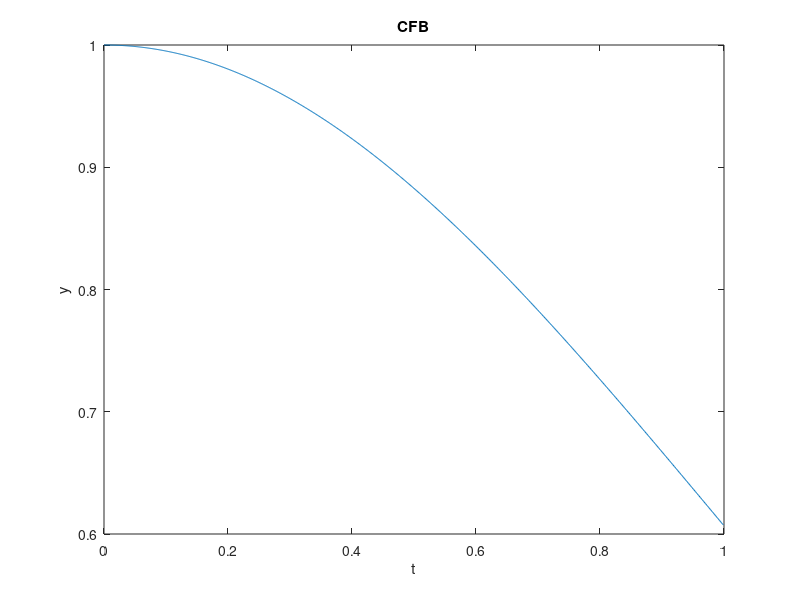

Write MATLAB code to recreate this figure.
clear all;
nn=1000;
h=0.001;
x(1)=1;
t(1)=0;
for n=1:nn-1
	fn=-x(n)*t(n);
	x(n+1)=x(n)+h*fn;
	t(n+1)=t(n)+h;
end
plot(t,x)
title('CFB');xlabel('t');ylabel('y');